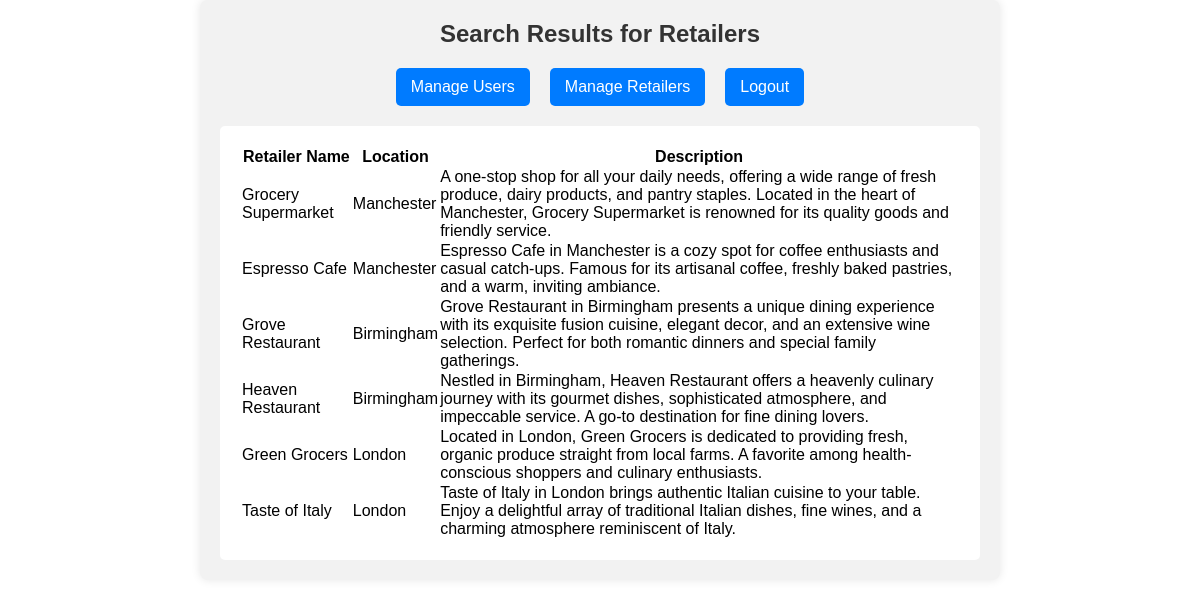
/admin/search_retailers.php (signed in), run on the app's committed database.
### tables this page shows
CREATE TABLE `retailer` (
  `retailer_id` int(11) NOT NULL,
  `ret_name` varchar(50) DEFAULT NULL,
  `location` varchar(50) DEFAULT NULL,
  `description` varchar(255) DEFAULT NULL,
  `image` text DEFAULT NULL
);

### admin/search_retailers.php (the view, shortened to what this page needs)
<?php
require_once '../database/connect.php';
$search = mysqli_real_escape_string($conn, $_GET['retailer_name']);
$sql = "SELECT * FROM retailer WHERE ret_name LIKE '%$search%'";
$result = $conn->query($sql);
?>
<!DOCTYPE html>
<html>
<head>
    <link rel="stylesheet" type="text/css" href="../css/style.css">
</head>
<body>
<div class='dashboard'>
    <h1 class='dashboard-title'>Search Results for Retailers</h1>
    <div class='dashboard-links'>
        <a href='user_management.php' class='dashboard-link'>Manage Users</a>
        <a href='retailer_management.php' class='dashboard-link'>Manage Retailers</a>
        <a href='admin_auth.php?action=logout' class='dashboard-link'>Logout</a>
    </div>
    <div class='content'>
        <table>
            <tr>
                <th>Retailer Name</th>
                <th>Location</th>
                <th>Description</th>
            </tr>
            <?php
            while ($row = $result->fetch_assoc()) {
                echo "<tr>";
                echo "<td>" . $row['ret_name'] . "</td>";
                echo "<td>" . $row['location'] . "</td>";
                echo "<td>" . $row['description'] . "</td>";
                echo "</tr>";
            }
            ?>
        </table>
    </div>
</div>
</body>
</html>

### css/style.css (style rules this page uses)
* { box-sizing: border-box; margin:0; padding:0; }
body { list-style: none; list-style-type: none; text-decoration: none; font-family: sans-serif; }
.dashboard { max-width: 800px; margin: 0 auto; padding: 20px; background-color: #f2f2f2; border-radius: 8px; box-shadow: 0 0 10px rgba(0, 0, 0, 0.1); }
.dashboard-title { font-size: 24px; color: #333; text-align: center; margin-bottom: 20px; }
.dashboard-links { display: flex; justify-content: center; margin-bottom: 20px; }
.dashboard-link { margin: 0 10px; padding: 10px 15px; background-color: #007bff; color: white; border-radius: 5px; text-decoration: none; }
.content { background-color: #fff; padding: 20px; border-radius: 5px; margin-top: 20px; }

### data on the page
retailer: ret_name "Grocery Supermarket", location "Manchester", description "A one-stop shop for all your daily needs, offering a wide range of fresh produce, dairy products, and pantry staples. Located in the heart of Manchester, Grocery Supermarket is renowned for its quality goods and friendly service."
retailer: ret_name "Espresso Cafe", location "Manchester", description "Espresso Cafe in Manchester is a cozy spot for coffee enthusiasts and casual catch-ups. Famous for its artisanal coffee, freshly baked pastries, and a warm, inviting ambiance."
retailer: ret_name "Grove Restaurant", location "Birmingham", description "Grove Restaurant in Birmingham presents a unique dining experience with its exquisite fusion cuisine, elegant decor, and an extensive wine selection. Perfect for both romantic dinners and special family gatherings."
retailer: ret_name "Heaven Restaurant", location "Birmingham", description "Nestled in Birmingham, Heaven Restaurant offers a heavenly culinary journey with its gourmet dishes, sophisticated atmosphere, and impeccable service. A go-to destination for fine dining lovers."
retailer: ret_name "Green Grocers", location "London", description "Located in London, Green Grocers is dedicated to providing fresh, organic produce straight from local farms. A favorite among health-conscious shoppers and culinary enthusiasts."
retailer: ret_name "Taste of Italy", location "London", description "Taste of Italy in London brings authentic Italian cuisine to your table. Enjoy a delightful array of traditional Italian dishes, fine wines, and a charming atmosphere reminiscent of Italy."
